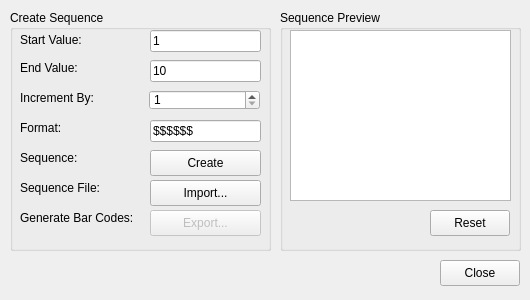
<?xml version="1.0" encoding="UTF-8"?>
<ui version="4.0">
 <class>SequenceDialog</class>
 <widget class="QDialog" name="SequenceDialog">
  <property name="geometry">
   <rect>
    <x>0</x>
    <y>0</y>
    <width>530</width>
    <height>300</height>
   </rect>
  </property>
  <property name="windowTitle">
   <string>Sequence Export</string>
  </property>
  <property name="modal">
   <bool>true</bool>
  </property>
  <widget class="QGroupBox" name="groupBox">
   <property name="geometry">
    <rect>
     <x>10</x>
     <y>10</y>
     <width>261</width>
     <height>241</height>
    </rect>
   </property>
   <property name="title">
    <string>Create Sequence</string>
   </property>
   <widget class="QPushButton" name="btnExport">
    <property name="enabled">
     <bool>false</bool>
    </property>
    <property name="geometry">
     <rect>
      <x>140</x>
      <y>200</y>
      <width>111</width>
      <height>26</height>
     </rect>
    </property>
    <property name="text">
     <string>Export...</string>
    </property>
   </widget>
   <widget class="QPushButton" name="btnCreate">
    <property name="geometry">
     <rect>
      <x>140</x>
      <y>140</y>
      <width>111</width>
      <height>26</height>
     </rect>
    </property>
    <property name="text">
     <string>Create</string>
    </property>
   </widget>
   <widget class="QLineEdit" name="linStartVal">
    <property name="geometry">
     <rect>
      <x>140</x>
      <y>20</y>
      <width>111</width>
      <height>22</height>
     </rect>
    </property>
    <property name="text">
     <string>1</string>
    </property>
   </widget>
   <widget class="QSpinBox" name="spnIncrement">
    <property name="geometry">
     <rect>
      <x>139</x>
      <y>80</y>
      <width>111</width>
      <height>20</height>
     </rect>
    </property>
    <property name="minimum">
     <number>1</number>
    </property>
   </widget>
   <widget class="QLineEdit" name="linFormat">
    <property name="geometry">
     <rect>
      <x>140</x>
      <y>110</y>
      <width>111</width>
      <height>22</height>
     </rect>
    </property>
    <property name="text">
     <string>$$$$$$</string>
    </property>
   </widget>
   <widget class="QLineEdit" name="linEndVal">
    <property name="geometry">
     <rect>
      <x>140</x>
      <y>50</y>
      <width>111</width>
      <height>22</height>
     </rect>
    </property>
    <property name="text">
     <string>10</string>
    </property>
   </widget>
   <widget class="QPushButton" name="btnImport">
    <property name="geometry">
     <rect>
      <x>140</x>
      <y>170</y>
      <width>111</width>
      <height>26</height>
     </rect>
    </property>
    <property name="text">
     <string>Import...</string>
    </property>
   </widget>
   <widget class="QLabel" name="label">
    <property name="geometry">
     <rect>
      <x>10</x>
      <y>20</y>
      <width>151</width>
      <height>20</height>
     </rect>
    </property>
    <property name="text">
     <string>Start Value:</string>
    </property>
   </widget>
   <widget class="QLabel" name="label_2">
    <property name="geometry">
     <rect>
      <x>10</x>
      <y>50</y>
      <width>171</width>
      <height>16</height>
     </rect>
    </property>
    <property name="text">
     <string>End Value:</string>
    </property>
   </widget>
   <widget class="QLabel" name="lblIncrement">
    <property name="geometry">
     <rect>
      <x>10</x>
      <y>80</y>
      <width>171</width>
      <height>16</height>
     </rect>
    </property>
    <property name="text">
     <string>Increment By:</string>
    </property>
   </widget>
   <widget class="QLabel" name="label_4">
    <property name="geometry">
     <rect>
      <x>10</x>
      <y>110</y>
      <width>171</width>
      <height>16</height>
     </rect>
    </property>
    <property name="text">
     <string>Format:</string>
    </property>
   </widget>
   <widget class="QLabel" name="label_5">
    <property name="geometry">
     <rect>
      <x>10</x>
      <y>140</y>
      <width>161</width>
      <height>16</height>
     </rect>
    </property>
    <property name="text">
     <string>Sequence:</string>
    </property>
   </widget>
   <widget class="QLabel" name="label_6">
    <property name="geometry">
     <rect>
      <x>10</x>
      <y>170</y>
      <width>161</width>
      <height>16</height>
     </rect>
    </property>
    <property name="text">
     <string>Sequence File:</string>
    </property>
   </widget>
   <widget class="QLabel" name="label_7">
    <property name="geometry">
     <rect>
      <x>10</x>
      <y>200</y>
      <width>161</width>
      <height>16</height>
     </rect>
    </property>
    <property name="text">
     <string>Generate Bar Codes:</string>
    </property>
   </widget>
  </widget>
  <widget class="QGroupBox" name="groupBox_2">
   <property name="geometry">
    <rect>
     <x>280</x>
     <y>10</y>
     <width>241</width>
     <height>241</height>
    </rect>
   </property>
   <property name="title">
    <string>Sequence Preview</string>
   </property>
   <widget class="QPlainTextEdit" name="txtPreview">
    <property name="geometry">
     <rect>
      <x>10</x>
      <y>20</y>
      <width>221</width>
      <height>171</height>
     </rect>
    </property>
   </widget>
   <widget class="QPushButton" name="btnReset">
    <property name="geometry">
     <rect>
      <x>150</x>
      <y>200</y>
      <width>80</width>
      <height>26</height>
     </rect>
    </property>
    <property name="text">
     <string>Reset</string>
    </property>
   </widget>
  </widget>
  <widget class="QPushButton" name="btnClose">
   <property name="geometry">
    <rect>
     <x>440</x>
     <y>260</y>
     <width>80</width>
     <height>26</height>
    </rect>
   </property>
   <property name="text">
    <string>Close</string>
   </property>
  </widget>
 </widget>
 <resources/>
 <connections/>
</ui>
